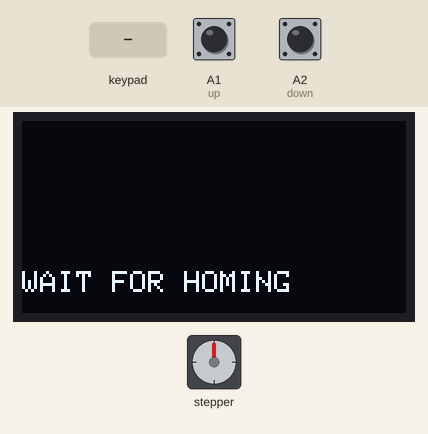
Recording of a program running on a simulated Arduino Uno, built with avr-gcc and run on an emulated ATmega328P. Parts: 128×64 one-colour display, stepper motor. The test bench sets the inputs (shaded band); at power-on: A1 (up) HIGH, A2 (down) HIGH. Stepper angles assume 200 steps per turn.

Above: at 0.8 s.
0.9 s: A1 (up) pulled LOW for 0.15 s
At 2.1 s:
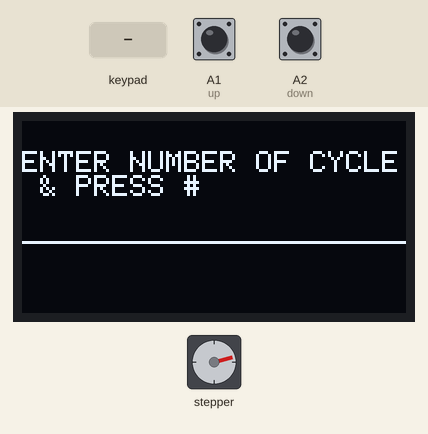
2.5 s: keypad keys 9 8 7 6 # pressed 0.4 s apart
At 5.3 s:
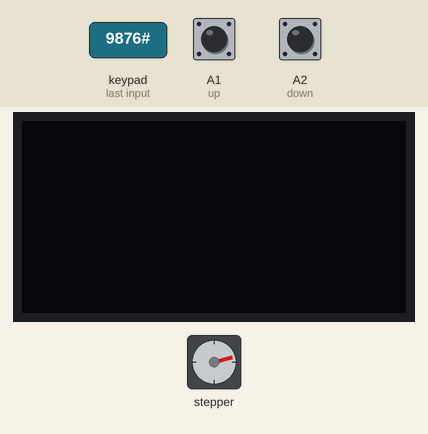
Timing chart, 0 to 69.0 s (numbered marks = the images above; inputs shaded):
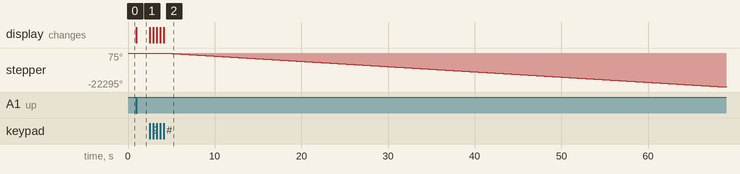

The program:

main.cpp
```cpp
#include <AccelStepper.h>

#include <SPI.h>
#include <Wire.h>
#include <Adafruit_GFX.h>
#include <Adafruit_SSD1306.h>
#include <Keypad.h>
#include <Pushbutton.h>

#define stepPin 10
#define dirPin 11
#define down A2
#define up A1

#define SCREEN_WIDTH 128 // OLED display width, in pixels
#define SCREEN_HEIGHT 64 // OLED display height, in pixels

// Declaration for an SSD1306 display connected to I2C (SDA, SCL pins)
// The pins for I2C are defined by the Wire-library.
// On an arduino UNO:       A4(SDA), A5(SCL)
// On an arduino MEGA 2560: 20(SDA), 21(SCL)
// On an arduino LEONARDO:   2(SDA),  3(SCL), ...
#define OLED_RESET -1       // Reset pin # (or -1 if sharing Arduino reset pin)
#define SCREEN_ADDRESS 0x3C ///< See datasheet for Address; 0x3D for 128x64, 0x3C for 128x32
Adafruit_SSD1306 display(SCREEN_WIDTH, SCREEN_HEIGHT, &Wire, OLED_RESET);

int upState = 0;
int downState = 0;
int divider = 100;
String userValue = "";
AccelStepper stepper = AccelStepper(1, stepPin, dirPin);
Pushbutton upButton(up);
Pushbutton downButton(down);
char countArray[20];

const int ROW_NUM = 4;    // four rows
const int COLUMN_NUM = 3; // four columns

char keys[ROW_NUM][COLUMN_NUM] = {
    {'1', '2', '3'},
    {'4', '5', '6'},
    {'7', '8', '9'},
    {'*', '0', '#'}};
byte pin_rows[ROW_NUM] = {9, 8, 7, 6};   // connect to the row pinouts of the keypad
byte pin_column[COLUMN_NUM] = {5, 4, 3}; // connect to the column pinouts of the keypad

Keypad keypad = Keypad(makeKeymap(keys), pin_rows, pin_column, ROW_NUM, COLUMN_NUM);

// functions....
void (*resetF)(void) = 0; // emercency reset to system.
void remedyInit();
void goHome();
void waitForNumberOfLoop();
void countingScreen(int i);
void dividerScreen();
void homingScreen();
// end of functions....

void setup()
{
  Serial.begin(9600);
  keypad.setDebounceTime(50);
  stepper.setMaxSpeed(1000);
  stepper.setAcceleration(30);
  if (!display.begin(SSD1306_SWITCHCAPVCC, SCREEN_ADDRESS))
  {
    Serial.println(F("SSD1306 allocation failed"));
    for (;;)
      ; // Don't proceed, loop forever
  }

  // Show initial display buffer contents on the screen --
  // the library initializes this with an Adafruit splash screen.
  display.clearDisplay();
  display.setTextSize(1);              // Normal 1:1 pixel scale
  display.setTextColor(SSD1306_WHITE); // Draw white text
  remedyInit();
  delay(1000);
  display.clearDisplay();
  display.display();
}

void loop()
{

  int counter = userValue.toInt();
  countingScreen(0);
  for (int i = 0; i < counter; i++)
  {
    while (!downButton.getSingleDebouncedPress())
    {
      stepper.setSpeed(-200);
      stepper.runSpeed();
    }

    while (!upButton.getSingleDebouncedPress())
    {
      stepper.setSpeed(200);
      stepper.runSpeed();
    }
    countingScreen(i);
    if (i != 0)
    {
      if (i % 2 == 0)
      {
        dividerScreen();
      }
    }
  }
}

void dividerScreen() {
  display.clearDisplay();
  display.display();
  homingScreen();
  display.setCursor(0,10);
  display.print("TO PROCEED");
  display.display(); delay(1000);
  display.setCursor(0, 20);
  display.print("PRESS #");
  display.display();
  delay(1000);
  goHome();
}

void countingScreen(int i)
{
  int counter = userValue.toInt();
  display.clearDisplay();
  display.display();
  display.setCursor(0,10);
  display.println("IN PROCESS");
  display.setCursor(0, 20);
  display.print(i);
  display.print(" / ");
  display.print(counter);
  display.display();
}

void homingScreen() {
  display.setCursor(0, 50);
  display.println("WAIT FOR HOMING");
  display.display();
}

void goHome()
{
  homingScreen();
  while (!upButton.getSingleDebouncedPress())
  {
    stepper.setSpeed(50);
    stepper.runSpeed();
  }
  while (keypad.getKey() != '#')
  {
  }
  display.clearDisplay();
  display.display();
}

void remedyInit()
{
  homingScreen();

  while (!upButton.getSingleDebouncedPress())
  {
    stepper.setSpeed(50);
    stepper.runSpeed();
  }

  display.clearDisplay();
  display.display();
  display.setCursor(0, 10);
  display.write("ENTER NUMBER OF CYCLE & PRESS #");
  display.setCursor(0, 30);
  display.drawLine(0, 40, 128, 40, 1);
  display.display();
  waitForNumberOfLoop();
}

void waitForNumberOfLoop()
{
  boolean isSharp = true;
  // String value = "";
  while (isSharp)
  {
    char key = keypad.getKey();
    if (key == '#')
    {
      isSharp = false;
    }
    if (key == '1' || key == '2' || key == '3' || key == '4' || key == '5' || key == '6' || key == '7' || key == '8' || key == '9' || key == '0')
    {
      userValue += key;
      display.setCursor(0, 50);
      display.println(userValue);
      display.display();
    }
  }
  loop();
}
```

Measured:
- after the input at 0.9 s, stepper: stops changing and stays 75°; the display: first changes at once (image 1 shows a later state)
- after the input at 2.5 s, stepper: keeps turning counter-clockwise at about 345°/s, starting after 1.7 s; the display: first changes at once (image 2 shows a later state)
- by itself, stepper: keeps turning clockwise at about 93°/s
